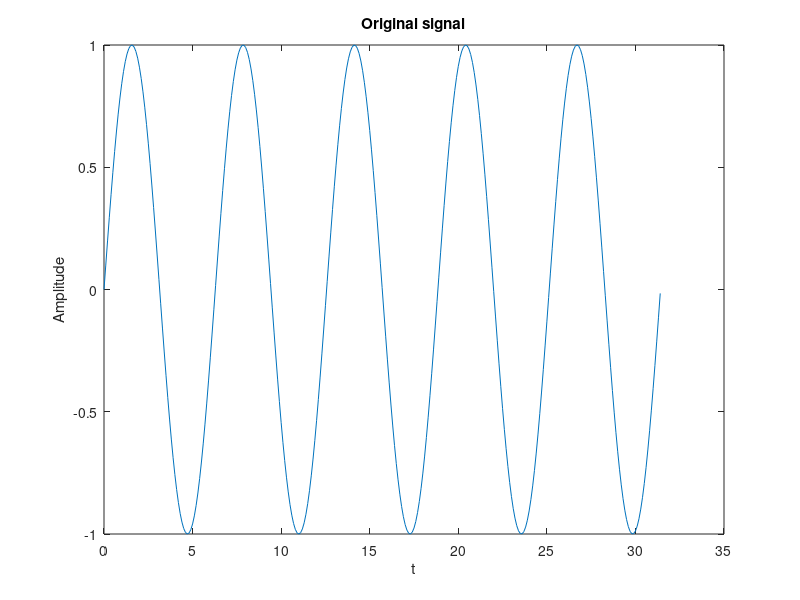
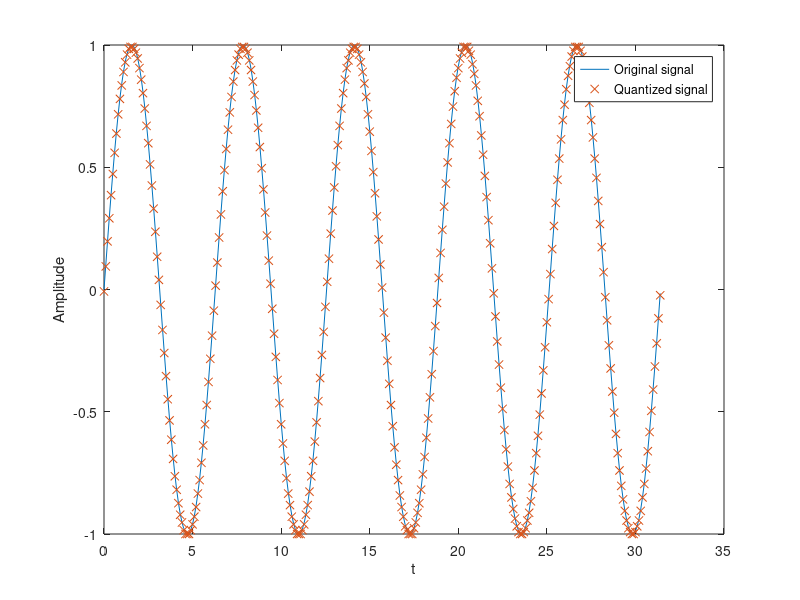
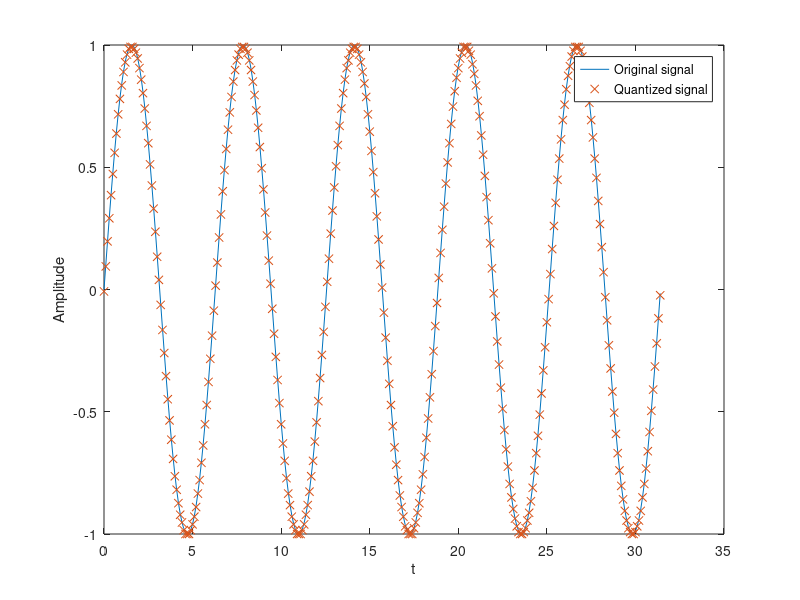

Write the MATLAB code that produced these figures, in order.
% Scalar quantization
clc;clear
%% Step 1.1
% Generate a synthetic signal
t = 0:.1:10*pi; % Times at which to sample the sine function
signal = sin(t); % Original signal, a sine wave
figure
plot(t,signal);xlabel('t');ylabel('Amplitude');title('Original signal');

%% Step 1.2
% Scalar quantization
partition = -1:1/127:1; % Length 255, to represent 8 bits (256) intervals
codebook = (-1-1/127):1/127:1; % Length 256, one entry for each interval
[index,quants] = quantiz(signal,partition,codebook); % Quantize
figure
plot(t,signal,t,quants,'x')
legend('Original signal','Quantized signal');
xlabel('t');ylabel('Amplitude')

%% Step 1.3
% Convert quantization indices to quantized values
qSignal = codebook(index+1); % Quantized values of the signal

%% Step 1.4
% Verification
figure
plot(t,signal,t,qSignal,'x')
legend('Original signal','Quantized signal');
xlabel('t');ylabel('Amplitude')



